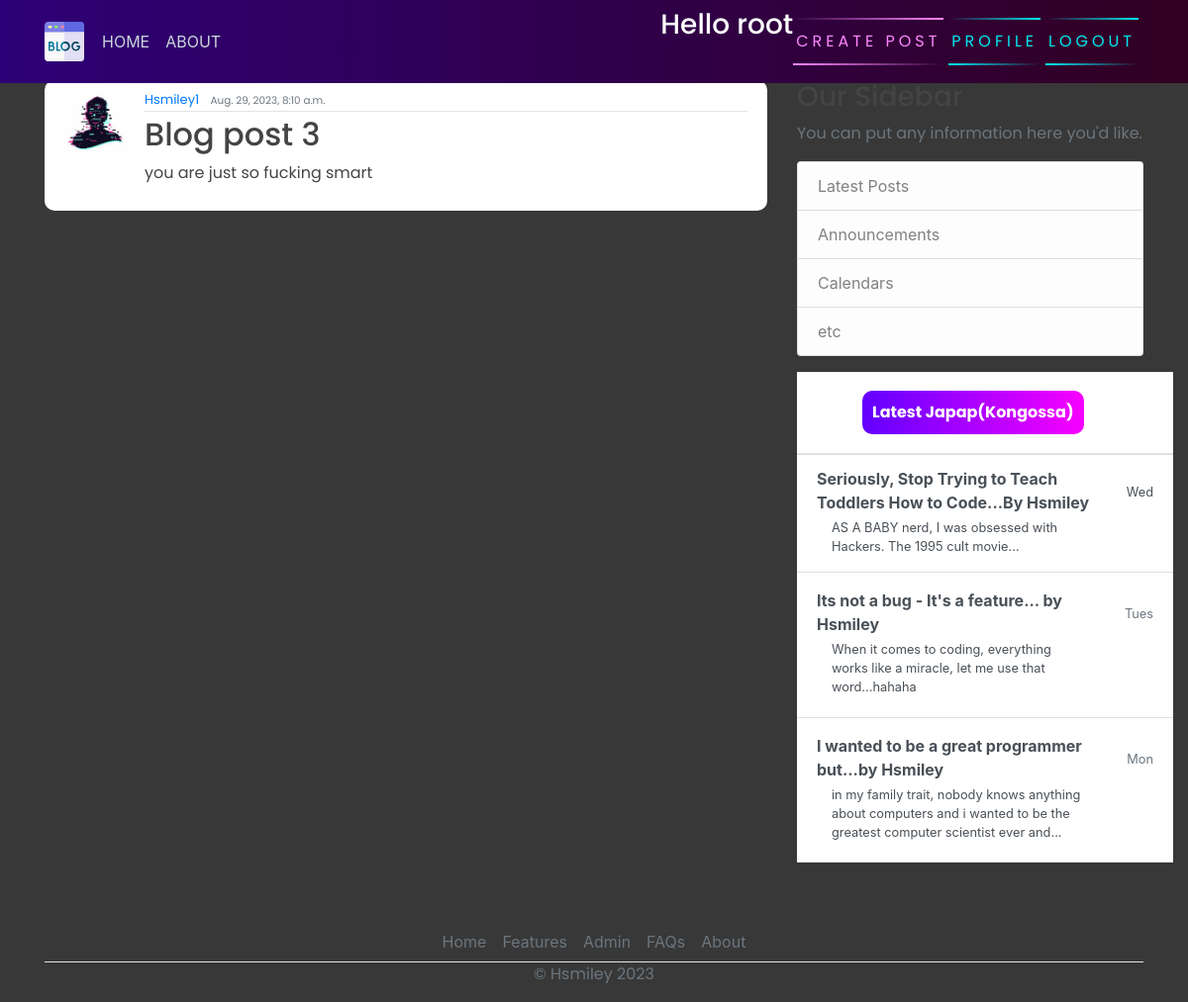
The app's page /post/4/ (signed in) with its own data.
### blog/models.py (models this page shows, shortened)
class Post(models.Model):
    title = models.CharField(max_length=100)
    content = models.TextField()
    date_posted = models.DateTimeField(default=timezone.now) # auto_now_add=True
    author = models.ForeignKey(User, on_delete=models.CASCADE) # if user is deleted, delete all posts

### user/models.py (models this page shows, shortened)
class Profile(models.Model):
    user = models.OneToOneField(User, related_name='profile', on_delete=models.CASCADE)
    image = models.ImageField(default='default.jpg', upload_to='profile_pics')

### blog/views.py (the view)
# urls.py: path('post/<int:pk>/', PostDetailView.as_view(), name="blog-detail"),
class PostDetailView(LoginRequiredMixin, DetailView):
    model = Post

### blog/templates/blog/post_detail.html (shortened to what this page needs)
{% extends 'blog/base.html' %}
{% block content %}
        <article class="media content-section">
            <img class="rounded-cirlce article-img" src="{{ object.author.profile.image.url }}" alt="">
            <div class="media-body">
              <div class="article-metadata">
                <a class="mr-2" href="#">{{ object.author }}</a>
                <small class="text-muted">{{ object.date_posted }}</small> <br>
              </div>
              <h2><a class="article-title" href="#">{{ object.title }}</a></h2>
              <p class="article-content">{{ object.content }}</p>
            </div>
            <br>
          </article>
{% endblock content %}

### blog/templates/blog/base.html (shortened to what this page needs)
{% load static %}
<!DOCTYPE html>
<html>
<head>
    <link rel="stylesheet" href="https://maxcdn.bootstrapcdn.com/bootstrap/4.0.0/css/bootstrap.min.css">
    <link rel="stylesheet" href="{% static 'blog/main.css' %}">
</head>
<body>
    <header class="site-header">
      <nav class="navbar navbar-expand-md navbar-dark bg-steel fixed-top">
        <div class="container">
          <div class="collapse navbar-collapse" id="navbarToggle">
            <div class="navbar-nav mr-auto">
                {% if user.is_authenticated %}
              <a class="nav-item nav-link" href="{% url 'blog-home' %}">HOME</a>
              <a class="nav-item nav-link" href="{% url 'blog-about' %}">ABOUT</a>
            </div>
            <div class="navbar-nav">
               <h3 style="color: white;">Hello {{request.user}}</h3>
                <a href="{% url 'blog-new' %}" id="auth-links">
                <span></span>
                <span></span>
                Create Post
            </a>
                <a href="{% url 'profile' %}" id="auth-links">
                <span></span>
                <span></span>
                Profile
            </a>
                <a href="{% url 'logout' %}" id="auth-links">
                <span></span>
                <span></span>
                Logout
            </a>
                {% endif %}
            </div>
          </div>
        </div>
      </nav>
    </header>
    <main role="main" class="container">
      <div class="row">
          <div class="col-md-8">
          </div>
        <div class="col-md-8">
           {% block content %}{% endblock %}
        </div>
        <div class="col-md-4">
          <div class="content-sectionw">
             <h3>Our Sidebar</h3>
            <p class='text-muted'>You can put any information here you'd like.
              <ul class="list-group">
                <li class="list-group-item list-group-item-light">Latest Posts</li>
                <li class="list-group-item list-group-item-light">Announcements</li>
                <li class="list-group-item list-group-item-light">Calendars</li>
                <li class="list-group-item list-group-item-light">etc</li>
              </ul>
            </p>
            <div class="d-flex flex-column align-items-stretch flex-shrink-0 bg-white" style="width: 380px;" style="padding-top: 120px;">
                <a id="list-group" style="text-decoration: none;" href="" class="d-flex align-items-center flex-shrink-0 p-3 link-dark text-decoration-none border-bottom">
                  <svg class="bi me-2" width="30" height="24"><use xlink:href="#bootstrap"/></svg>
                  <span class="fs-5 fw-semibold" id="gist-btn">Latest Japap(Kongossa)</span>
                </a>
                <div class="list-group list-group-flush border-bottom scrollarea">
                  <a href="#" class="list-group-item list-group-item-action  lh-tight" aria-current="true">
                    <div class="d-flex w-100 align-items-center justify-content-between">
                      <strong class="mb-1">Seriously, Stop Trying to Teach Toddlers How to Code...By Hsmiley
                    </strong>
                      <small>Wed</small>
                    </div>
                    <div class="col-10 mb-1 small">AS A BABY nerd, I was obsessed with Hackers. The 1995 cult movie... </div>
                  </a>
                  <a href="#" class="list-group-item list-group-item-action py-3 lh-tight">
                    <div class="d-flex w-100 align-items-center justify-content-between">
                      <strong class="mb-1">Its not a bug - It's a feature... by Hsmiley</strong>
                      <small class="text-muted">Tues</small>
                    </div>
                    <div class="col-10 mb-1 small">When it comes to coding, everything works like a miracle, let me use that word...hahaha</div>
                  </a>
                  <a href="#" class="list-group-item list-group-item-action py-3 lh-tight">
                    <div class="d-flex w-100 align-items-center justify-content-between">
                      <strong class="mb-1">I wanted to be a great programmer but...by Hsmiley</strong>
                      <small class="text-muted">Mon</small>
                    </div>
                    <div class="col-10 mb-1 small">in my family trait, nobody knows anything about computers and i wanted to be the greatest computer scientist ever and...</div>
                  </a>
                </div>
              </div>
          </div>
        </div>
      </div>
        <footer class="" >
          <ul class="nav justify-content-center border-bottom"  style="margin-top: 60px;">
            <li class="nav-item"><a href="#" class="nav-link px-2 text-muted">Home</a></li>
            <li class="nav-item"><a href="#" class="nav-link px-2 text-muted">Features</a></li>
            <li class="nav-item"><a href="admin/" class="nav-link px-2 text-muted">Admin</a></li>
            <li class="nav-item"><a href="#" class="nav-link px-2 text-muted">FAQs</a></li>
            <li class="nav-item"><a href="#" class="nav-link px-2 text-muted">About</a></li>
          </ul>
          <p class="text-center text-muted">&copy; Hsmiley 2023</p>
        </footer>
    </main>
</body>
</html>

### blog/static/blog/main.css (style rules this page uses)
body { background-color: rgb(56, 56, 56); margin-top: 5rem; background-size: contain; background-repeat: no-repeat; }
h1, h2, h3, h4, h5, h6, p { color: #444444; font-family: 'Poppins', sans-serif; }
ul { margin: 0; }
.bg-steel { background: linear-gradient(270deg, rgb(49, 0, 33) 0%, rgb(46, 0, 119) 100%); }
.site-header .navbar-nav .nav-link { color: #cbd5db; }
.content-section { background: #ffffff; padding: 10px 20px; border-radius: 10px; margin-bottom: 20px; }
.article-title { color: #444444; }
.article-content { white-space: pre-line; }
.article-img { height: 65px; width: 65px; margin-right: 16px; }
.article-metadata { font-family: 'Poppins', sans-serif; padding-bottom: 1px; margin-bottom: 4px; font-size: 13px; border-bottom: 1px solid #e3e3e3 }
svg { width: 50px; height: 50px; }
#auth-links { font-family: 'Poppins', sans-serif; position: relative; display: inline-block; padding: 12px 3px; margin: 10px 0; color: #03e9f4; text-decoration: none; text-transform: uppercase; transition: 0.5s; letter-spacing: 4px; overflow: hidden; margin-right: 5px; }
#auth-links:nth-child(2) { filter: hue-rotate(110deg); }
#auth-links span { position: absolute; display: block; }
#auth-links span:nth-child(1) { top: 0; left: 0; width: 100%; height: 2px; background: linear-gradient(90deg,transparent,#03e9f4); animation: animate1 1s linear infinite; }
#auth-links span:nth-child(3) { bottom: 0; right: 0; width: 100%; height: 2px; background: linear-gradient(270deg,transparent,#03e9f4); animation: animate3 1s linear infinite; animation-delay: 0.50s; }
#gist-btn { color: black; background: linear-gradient(270deg, rgb(247, 0, 255) 0%, rgb(98, 0, 255) 100%); padding: 10px; color: white; font-family: 'Poppins', sans-serif; font-weight: bold; border-radius: 10px; }

### records on screen
Post: author.profile.image (placeholder picture), author "Hsmiley1", date_posted "Aug. 29, 2023, 8:10 a.m.", title "Blog post 3", content "you are just so fucking smart"

### other values on screen
{{ request.user }} "root"
